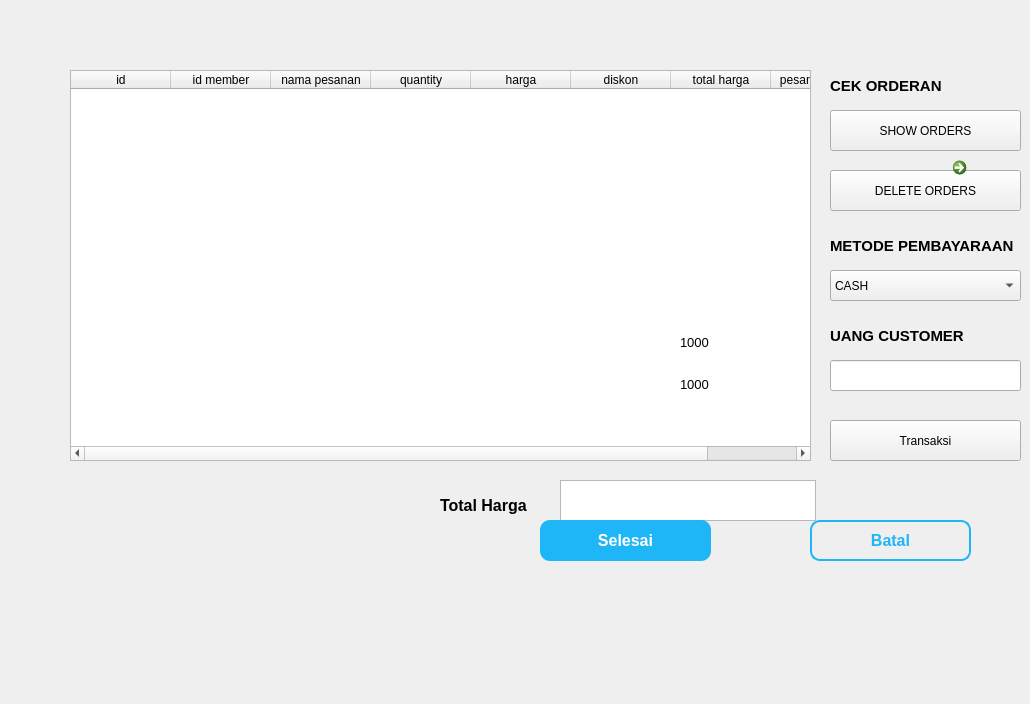
     <widget class="QWidget" name="page_12">
      <widget class="QTableWidget" name="tableWidget_3">
       <property name="geometry">
        <rect>
         <x>70</x>
         <y>70</y>
         <width>741</width>
         <height>391</height>
        </rect>
       </property>
       <column>
        <property name="text">
         <string>id</string>
        </property>
       </column>
       <column>
        <property name="text">
         <string>id member</string>
        </property>
       </column>
       <column>
        <property name="text">
         <string>nama pesanan</string>
        </property>
       </column>
       <column>
        <property name="text">
         <string>quantity</string>
        </property>
       </column>
       <column>
        <property name="text">
         <string>harga</string>
        </property>
       </column>
       <column>
        <property name="text">
         <string>diskon</string>
        </property>
       </column>
       <column>
        <property name="text">
         <string>total harga</string>
        </property>
       </column>
       <column>
        <property name="text">
         <string>pesanan dibuat</string>
        </property>
       </column>
      </widget>
      <widget class="QComboBox" name="comboBox">
       <property name="geometry">
        <rect>
         <x>830</x>
         <y>270</y>
         <width>191</width>
         <height>31</height>
        </rect>
       </property>
       <item>
        <property name="text">
         <string>CASH</string>
        </property>
       </item>
       <item>
        <property name="text">
         <string>QRIS</string>
        </property>
       </item>
      </widget>
      <widget class="QLabel" name="label_54">
       <property name="geometry">
        <rect>
         <x>830</x>
         <y>220</y>
         <width>191</width>
         <height>51</height>
        </rect>
       </property>
       <property name="font">
        <font>
         <pointsize>11</pointsize>
         <weight>75</weight>
         <bold>true</bold>
        </font>
       </property>
       <property name="text">
        <string>METODE PEMBAYARAAN</string>
       </property>
      </widget>
      <widget class="QPushButton" name="pushButton">
       <property name="geometry">
        <rect>
         <x>830</x>
         <y>420</y>
         <width>191</width>
         <height>41</height>
        </rect>
       </property>
       <property name="text">
        <string>Transaksi</string>
       </property>
      </widget>
      <widget class="QLabel" name="label_55">
       <property name="geometry">
        <rect>
         <x>830</x>
         <y>310</y>
         <width>191</width>
         <height>51</height>
        </rect>
       </property>
       <property name="font">
        <font>
         <pointsize>11</pointsize>
         <weight>75</weight>
         <bold>true</bold>
        </font>
       </property>
       <property name="text">
        <string>UANG CUSTOMER</string>
       </property>
      </widget>
      <widget class="QLineEdit" name="lineEdit_14">
       <property name="geometry">
        <rect>
         <x>830</x>
         <y>360</y>
         <width>191</width>
         <height>31</height>
        </rect>
       </property>
      </widget>
      <widget class="QPushButton" name="pushButton_17">
       <property name="geometry">
        <rect>
         <x>830</x>
         <y>110</y>
         <width>191</width>
         <height>41</height>
        </rect>
       </property>
       <property name="text">
        <string>SHOW ORDERS</string>
       </property>
      </widget>
      <widget class="QLabel" name="label_56">
       <property name="geometry">
        <rect>
         <x>830</x>
         <y>60</y>
         <width>191</width>
         <height>51</height>
        </rect>
       </property>
       <property name="font">
        <font>
         <pointsize>11</pointsize>
         <weight>75</weight>
         <bold>true</bold>
        </font>
       </property>
       <property name="text">
        <string>CEK ORDERAN</string>
       </property>
      </widget>
      <widget class="QPushButton" name="pushButton_18">
       <property name="geometry">
        <rect>
         <x>830</x>
         <y>170</y>
         <width>191</width>
         <height>41</height>
        </rect>
       </property>
       <property name="text">
        <string>DELETE ORDERS</string>
       </property>
      </widget>
      <widget class="QListWidget" name="listWidget">
       <property name="geometry">
        <rect>
         <x>560</x>
         <y>480</y>
         <width>256</width>
         <height>41</height>
        </rect>
       </property>
      </widget>
      <widget class="QLabel" name="label_57">
       <property name="geometry">
        <rect>
         <x>440</x>
         <y>480</y>
         <width>111</width>
         <height>51</height>
        </rect>
       </property>
       <property name="font">
        <font>
         <pointsize>12</pointsize>
         <weight>75</weight>
         <bold>true</bold>
        </font>
       </property>
       <property name="text">
        <string>Total Harga</string>
       </property>
      </widget>
      <widget class="QWidget" name="widget_2" native="true">
       <property name="geometry">
        <rect>
         <x>70</x>
         <y>30</y>
         <width>949</width>
         <height>665</height>
        </rect>
       </property>
       <widget class="QLabel" name="label_35">
        <property name="geometry">
         <rect>
          <x>0</x>
          <y>-10</y>
          <width>1021</width>
          <height>701</height>
         </rect>
        </property>
        <property name="text">
         <string/>
        </property>
        <property name="pixmap">
         <pixmap resource="../images/source.qrc">:/Images/qris.png</pixmap>
        </property>
       </widget>
       <widget class="QPushButton" name="pushButton_19">
        <property name="geometry">
         <rect>
          <x>470</x>
          <y>490</y>
          <width>171</width>
          <height>41</height>
         </rect>
        </property>
        <property name="font">
         <font>
          <family>Arial</family>
          <pointsize>12</pointsize>
          <weight>75</weight>
          <bold>true</bold>
         </font>
        </property>
        <property name="styleSheet">
         <string notr="true">QPushButton{
background-color:rgba(30, 182, 247, 1);
color:white;
border-radius:10px;
}

QPushButton:pressed {
      color: rgba(30, 182, 247, 1);
    background-color:green;
   
}</string>
        </property>
        <property name="text">
         <string>Selesai</string>
        </property>
       </widget>
       <widget class="QPushButton" name="pushButton_20">
        <property name="geometry">
         <rect>
          <x>740</x>
          <y>490</y>
          <width>161</width>
          <height>41</height>
         </rect>
        </property>
        <property name="font">
         <font>
          <family>Arial</family>
          <pointsize>12</pointsize>
          <weight>75</weight>
          <bold>true</bold>
         </font>
        </property>
        <property name="styleSheet">
         <string notr="true">QPushButton{
border: 2px solid rgba(30, 182, 247, 1);
color:rgba(30, 182, 247, 1);
border-radius:10px;
}

QPushButton:pressed {
      color: white;
    background-color:red;
    color:white;
}</string>
        </property>
        <property name="text">
         <string>Batal</string>
        </property>
       </widget>
       <widget class="QLabel" name="label_72">
        <property name="geometry">
         <rect>
          <x>610</x>
          <y>297</y>
          <width>251</width>
          <height>31</height>
         </rect>
        </property>
        <property name="font">
         <font>
          <pointsize>10</pointsize>
         </font>
        </property>
        <property name="text">
         <string>1000</string>
        </property>
       </widget>
       <widget class="QLabel" name="label_73">
        <property name="geometry">
         <rect>
          <x>610</x>
          <y>339</y>
          <width>261</width>
          <height>31</height>
         </rect>
        </property>
        <property name="font">
         <font>
          <pointsize>10</pointsize>
         </font>
        </property>
        <property name="text">
         <string>1000</string>
        </property>
       </widget>
       <widget class="QCommandLinkButton" name="commandLinkButton_2">
        <property name="geometry">
         <rect>
          <x>875</x>
          <y>120</y>
          <width>61</width>
          <height>61</height>
         </rect>
        </property>
        <property name="text">
         <string/>
        </property>
        <property name="icon">
         <iconset resource="../images/source.qrc">
          <normaloff>:/Images/crossx.png</normaloff>:/Images/crossx.png</iconset>
        </property>
        <property name="iconSize">
         <size>
          <width>50</width>
          <height>50</height>
         </size>
        </property>
       </widget>
      </widget>
     </widget>
